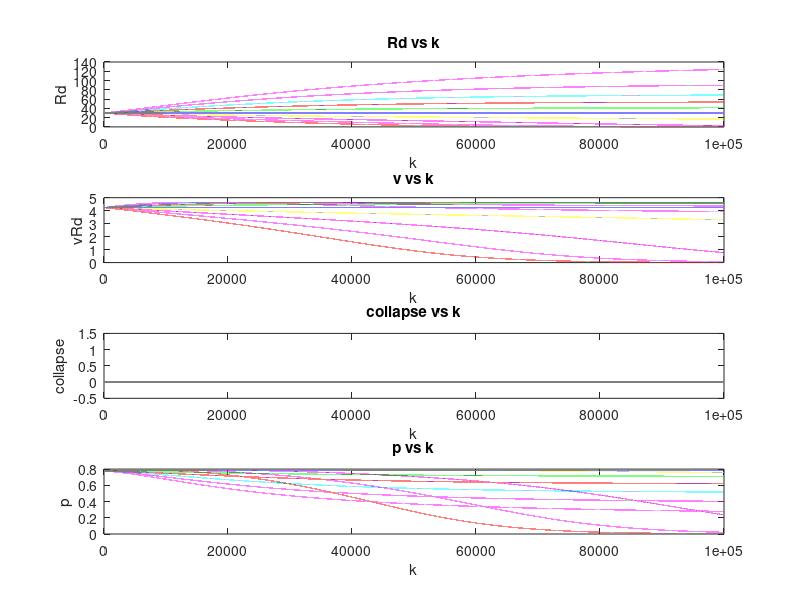

The MATLAB script that drew this image:
% 13 October 2016
% Aurik Sarker
clear, close all

% Define discrete time period and time step
k = (1:1:1E5);
dt = 1E-4;

% Define starting values
rd0 = 30;
rc = 100;
rl = 30;
ep = 9.75;

% Define time arrays for rd, v, p
rd = zeros(1, k(end));
v = zeros(1, k(end));
p = zeros(1, k(end));
% Different p0
p0P = (.1:.1:1);

% Define cell arrays for multiple starting p0
rdP = cell(1, 10);
vP = cell(1, 10);
pP = cell(1, 10);

% Logical array indicating whether collapse has occurred or not
collapse = zeros(1, k(end));
collapseP = cell(1, 10);

% Set zero values for rd and vd
rd(1) = rd0;
v(1) = (ep * rd(1) * rc) / (rd(1) * (rc + rd(1)) + rl*rc);

for n = 1:10
    p0 = p0P(n);
    
    for i = 2:length(k)
        rd(i) = max(rd(i-1) + dt*( (v(i-1)^2 / rd(i-1) - p0) * rd(i-1)), 0);
        v(i) = (ep * rd(i-1) * rc) / (rd(i-1) * (rc + rd(i-1)) + rl*rc);
    end
    
    collapse = (v < 1E-4) & (rd < rd0);
    p = v.^2 .* (1./rc + 1./rd);
    
    % Set the corresponding position in the cell array
    rdP{n} = rd;
    vP{n} = v;
    collapseP{n} = collapse; 
    pP{n} = p;
end

figure
% Loop through each p0
for i = 1:10
    hold on
    
    % Define color vector outside of plot so that color matches 
    c = (1:1:3);            
    c = rand(1,3);         
    
    subplot(411), plot(k, rdP{i}, 'color', c)
    hold on
    title('Rd vs k'), xlabel('k'), ylabel('Rd');
    
    subplot(412), plot(k, vP{i}, 'color', c)
    hold on
    title('v vs k'), xlabel('k'), ylabel('vRd');
    
    subplot(413), plot(k, collapseP{i}, 'color', c)
    hold on
    title('collapse vs k'), xlabel('k'), ylabel('collapse');
    ylim([-0.5 1.5]);
    
    subplot(414), plot(k, pP{i}, 'color', c)
    hold on
    title('p vs k'), xlabel('k'), ylabel('p');
end